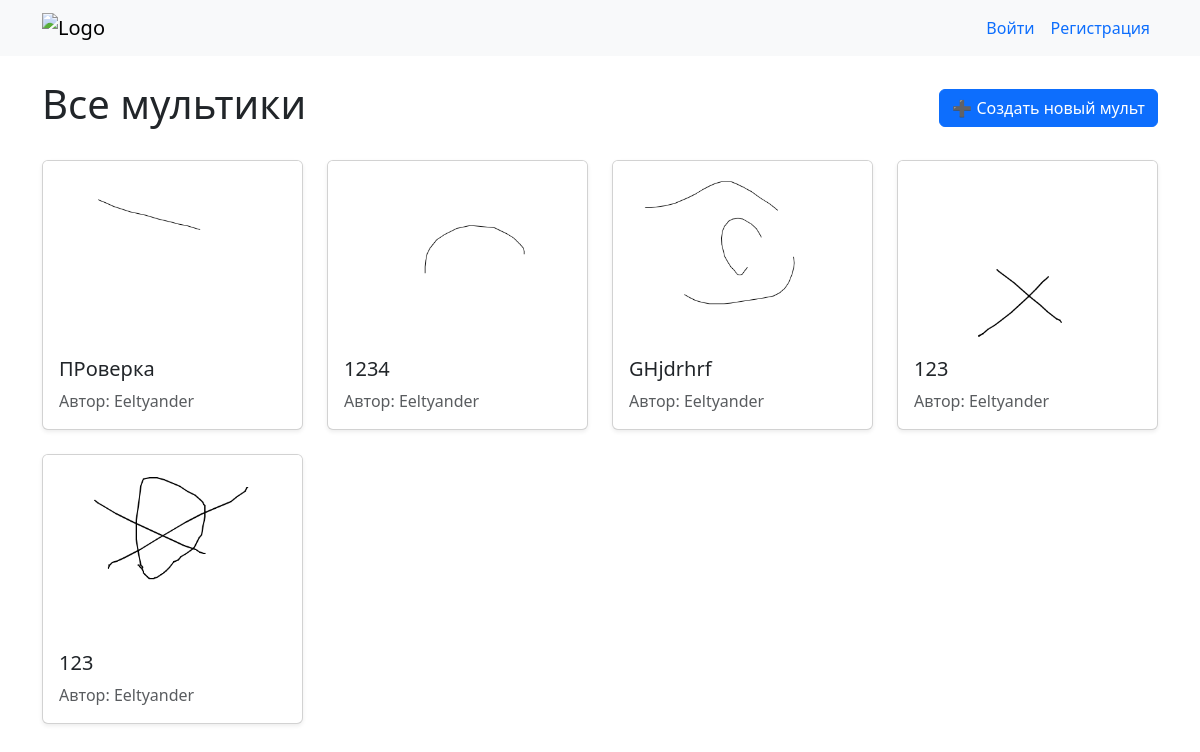
The app's page /, older data.
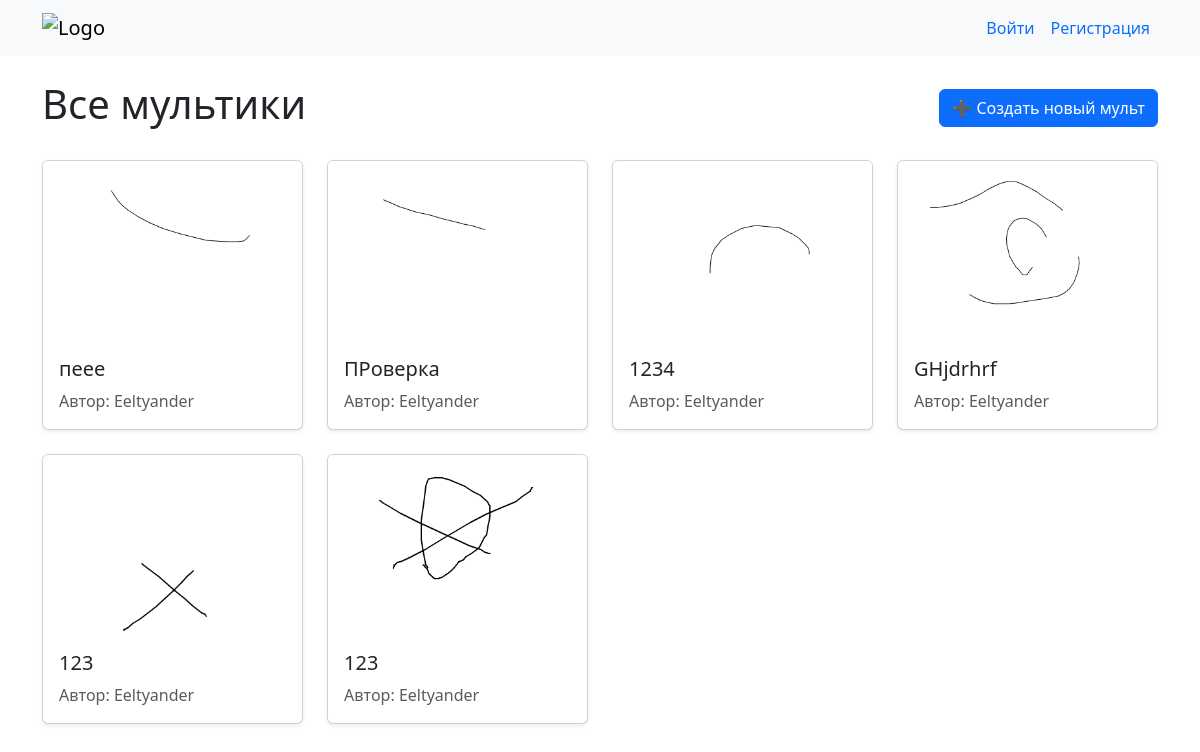
The same page, newer data.
### cartoons/models.py (models this page shows, shortened)
class Cartoon(models.Model):
    title = models.CharField(max_length=200, verbose_name="Название")
    author = models.ForeignKey(User, on_delete=models.CASCADE,
                               related_name='cartoons')
    created_at = models.DateTimeField(auto_now_add=True)
    updated_at = models.DateTimeField(auto_now=True)
    preview = models.ImageField(upload_to='cartoons/gifs/')
    frames_data = models.JSONField(default=dict, blank=True)
    fps = models.PositiveSmallIntegerField(default=12)
    class Meta:
        ordering = ['-created_at']  # сортировка по новизне

### cartoons/views.py (the view)
# urls.py: path('', views.index, name='index'),
def index(request):
    cartoons = Cartoon.objects.all()
    return render(request, 'cartoons/index.html', {'cartoons': cartoons})

### cartoons/templates/cartoons/index.html (shortened to what this page needs)
{% extends "base.html" %}
{% block content %}
<div class="d-flex justify-content-between align-items-center mb-4">
    <h1>Все мультики</h1>
    <a href="{% url 'editor_create' %}" class="btn btn-primary">➕ Создать новый мульт</a>
</div>
<div class="row row-cols-1 row-cols-sm-2 row-cols-md-3 row-cols-lg-4 g-4">
    {% for cartoon in cartoons %}
    <div class="col">
        <div class="card h-100 shadow-sm">
            <a href="{% url 'detail' cartoon.pk %}" class="text-decoration-none text-dark">
                {% if cartoon.preview %}
                <img src="{{ cartoon.preview.url }}" class="card-img-top" alt="{{ cartoon.title }}" style="height: 180px; object-fit: cover;">
                {% else %}
                <div class="card-img-top bg-light d-flex align-items-center justify-content-center" style="height: 180px;">
                    <span class="text-muted">Нет превью</span>
                </div>
                {% endif %}
                <div class="card-body">
                    <h5 class="card-title">{{ cartoon.title }}</h5>
                    <p class="card-text text-muted">Автор: {{ cartoon.author.username }}</p>
                </div>
            </a>
        </div>
    </div>
    {% empty %}
    <div class="col-12">
        <div class="alert alert-info">
            Пока нет ни одного мультика. <a href="{% url 'editor_create' %}" class="alert-link">Создайте первый!</a>
        </div>
    </div>
    {% endfor %}
</div>
{% endblock %}

Row changes from the older to the newer data that the page shows:
added Cartoon: preview (picture), title "пеее", author.username "Eeltyander"
